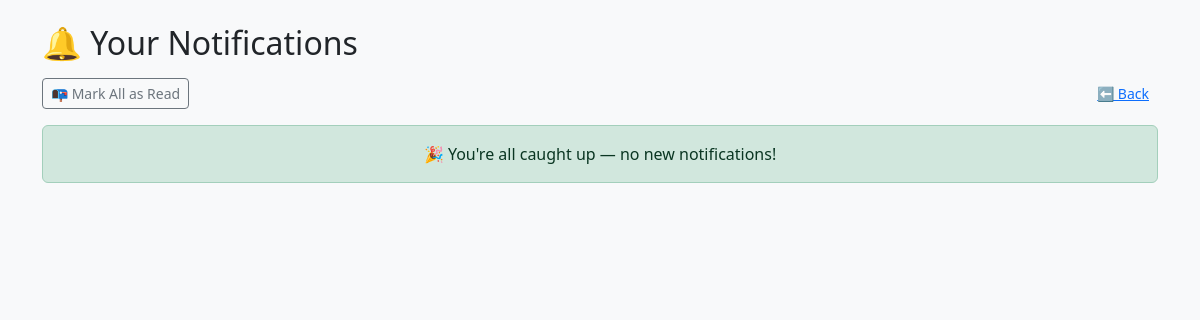
Before: /notifications/ (signed in) with the older database file.
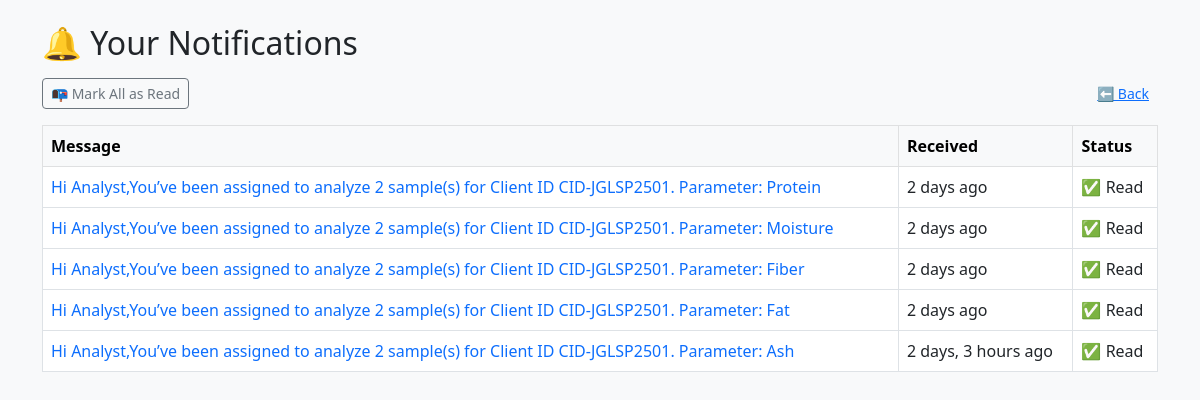
After: the same page with the newer database file.
### notifications/models.py (models this page shows, shortened)
class Notification(models.Model):
    recipient = models.ForeignKey(User, on_delete=models.CASCADE, related_name='notifications')
    message = models.TextField()
    created_at = models.DateTimeField(auto_now_add=True)
    read = models.BooleanField(default=False)

### notifications/views.py (the view)
# urls.py: path('', notification_list, name='list'),
@login_required
def notification_list(request):
    notifications = request.user.notifications.order_by('-created_at')
    notifications.filter(read=False).update(read=True)
    return render(request, 'notifications/list.html', {'notifications': notifications})

### notifications/templates/notifications/list.html (shortened to what this page needs)
{% load humanize %}
<!DOCTYPE html>
<html>
<head>
  <link rel="stylesheet" href="https://cdn.jsdelivr.net/npm/bootstrap@5.3.0/dist/css/bootstrap.min.css">
</head>
<body class="bg-light p-4">
  <div class="container">
    <h2 class="mb-3">🔔 Your Notifications</h2>
    <div class="d-flex justify-content-between align-items-center mb-3">
      <a href="{% url 'notifications:mark_all_read' %}" class="btn btn-outline-secondary btn-sm">📭 Mark All as Read</a>
      <a href="javascript:history.back()" class="btn btn-link btn-sm">⬅ Back</a>
    </div>
    {% if notifications %}
      <table class="table table-bordered table-hover bg-white">
        <thead class="table-light">
          <tr>
            <th>Message</th>
            <th>Received</th>
            <th>Status</th>
          </tr>
        </thead>
        <tbody>
          {% for note in notifications %}
            <tr class="{% if not note.read %}table-warning{% endif %}">
              <td>
                <a href="{% url 'notifications:detail' note.id %}" class="text-decoration-none">
                  {{ note.message|truncatewords:18 }}
                </a>
              </td>
              <td>{{ note.created_at|naturaltime }}</td>
              <td>
                {% if note.read %}
                  ✅ Read
                {% else %}
                  🟡 Unread
                {% endif %}
              </td>
            </tr>
          {% endfor %}
        </tbody>
      </table>
    {% else %}
      <div class="alert alert-success text-center">
        🎉 You're all caught up — no new notifications!
      </div>
    {% endif %}
  </div>
</body>
</html>

Changed rows visible on the page:
added Notification: message "Hi Analyst,You’ve been assigned to analyze 2 sample(s) for Client ID CID-JGLSP2501. Parameter: Protein", created_at "2 days ago", read "✅ Read"
added Notification: message "Hi Analyst,You’ve been assigned to analyze 2 sample(s) for Client ID CID-JGLSP2501. Parameter: Moisture", created_at "2 days ago", read "✅ Read"
added Notification: message "Hi Analyst,You’ve been assigned to analyze 2 sample(s) for Client ID CID-JGLSP2501. Parameter: Fiber", created_at "2 days ago", read "✅ Read"
added Notification: message "Hi Analyst,You’ve been assigned to analyze 2 sample(s) for Client ID CID-JGLSP2501. Parameter: Fat", created_at "2 days ago", read "✅ Read"
added Notification: message "Hi Analyst,You’ve been assigned to analyze 2 sample(s) for Client ID CID-JGLSP2501. Parameter: Ash", created_at "2 days, 3 hours ago", read "✅ Read"
Other visible differences:
text no longer shown: "🎉 You're all caught up — no new notifications!"
text now shown: "Message Received Status"
